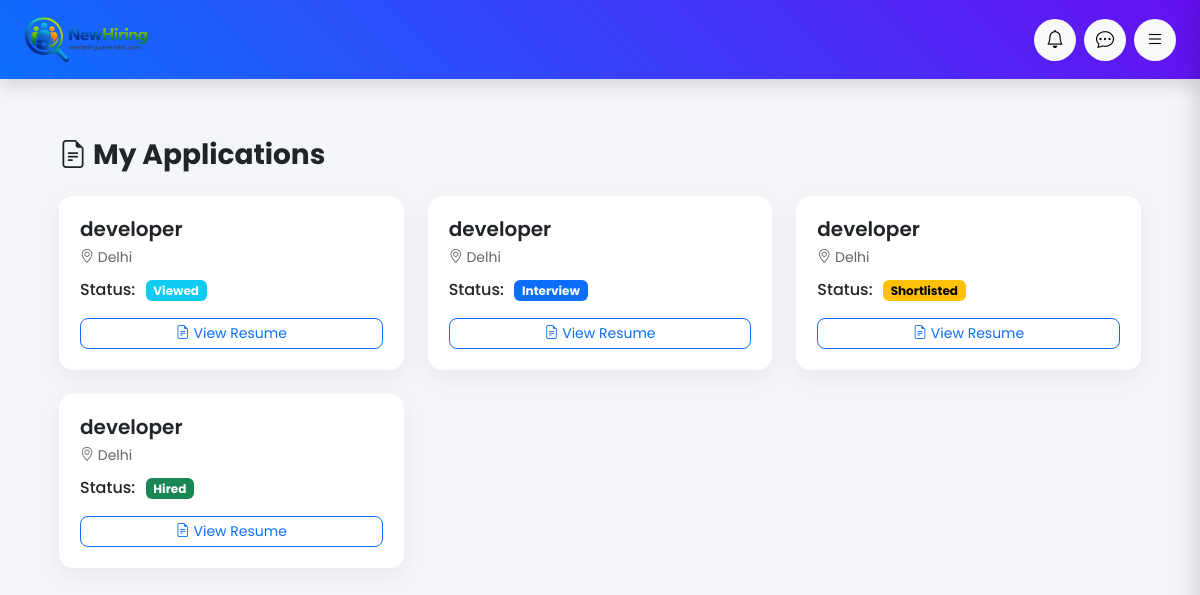
The page /candidate/applications (signed in) on the database its author committed.
### app/models/application.py (models this page shows, shortened)
class Application(db.Model):
    __tablename__ = "applications"
    id = db.Column(db.Integer, primary_key=True)
    job_id = db.Column(
        db.Integer,
        db.ForeignKey("jobs.id"),
        nullable=False
    )
    candidate_id = db.Column(
        db.Integer,
        db.ForeignKey("users.id"),
        nullable=False
    )
    resume = db.Column(db.String(255), nullable=True)
    match_score = db.Column(db.Float, default=0)
    status = db.Column(db.String(50), default="Applied")
    created_at = db.Column(
        db.DateTime,
        default=datetime.utcnow
    )
    job = db.relationship("Job", backref="applications")
    candidate = db.relationship("User", backref="applications")

### app/models/job.py (models this page shows, shortened)
class Job(db.Model):
    __tablename__ = "jobs"
    id = db.Column(db.Integer, primary_key=True)
    title = db.Column(
        db.String(200),
        nullable=False
    )
    description = db.Column(
        db.Text,
        nullable=False
    )
    location = db.Column(
        db.String(100),
        nullable=False
    )
    skills = db.Column(
        db.String(200),
        nullable=False
    )
    recruiter_id = db.Column(
        db.Integer,
        nullable=False
    )
    status = db.Column(
        db.String(50),
        default="Pending"
    )
    created_at = db.Column(
        db.DateTime,
        server_default=db.func.now()
    )

### app/routes/candidate_routes.py (the view)
@candidate_bp.route("/applications")
def my_applications():
    if "user_id" not in session:
        return redirect(url_for("auth.login"))
    applications = Application.query.filter_by(
        candidate_id=session["user_id"]
    ).all()
    return render_template("candidate/applications.html", applications=applications)

### app/templates/candidate/applications.html (shortened to what this page needs)
{% extends "base.html" %}
{% block content %}
<div class="container mt-4">
<h3 class="fw-bold mb-4">
<i class="bi bi-file-earmark-text"></i>
My Applications
</h3>
{% if applications %}
<div class="row g-4">
{% for app in applications %}
<div class="col-xl-4 col-lg-4 col-md-6 col-12">
<div class="card application-card h-100">
<div class="card-body d-flex flex-column">
<h5 class="job-title">
{{ app.job.title if app.job else "Job #" ~ app.job_id }}
</h5>
{% if app.job %}
<p class="job-location">
<i class="bi bi-geo-alt"></i>
{{ app.job.location }}
</p>
{% endif %}
<div class="mb-3">
<span class="status-label">Status:</span>
{% if app.status == "Applied" %} <span class="badge status-applied">Applied</span>
{% elif app.status == "Viewed" %} <span class="badge status-viewed">Viewed</span>
{% elif app.status == "Shortlisted" %} <span class="badge status-shortlisted">Shortlisted</span>
{% elif app.status == "Interview" %} <span class="badge status-interview">Interview</span>
{% elif app.status == "Hired" %} <span class="badge status-hired">Hired</span>
{% else %} <span class="badge bg-dark">{{ app.status }}</span>
{% endif %}
</div>
{% if app.resume %}
<a href="{{ url_for('static', filename='uploads/resumes/' + app.resume) }}"
target="_blank"
class="btn btn-outline-primary btn-sm mt-auto resume-btn">
<i class="bi bi-file-earmark-text"></i>
View Resume
</a>
{% endif %}
</div>
</div>
</div>
{% endfor %}
</div>
{% endif %}
</div>
{% endblock %}

### app/templates/base.html (shortened to what this page needs)
<!DOCTYPE html>
<html lang="en">
<head>
<link rel="stylesheet"
href="https://cdnjs.cloudflare.com/ajax/libs/font-awesome/6.4.0/css/all.min.css">
<link href="https://cdn.jsdelivr.net/npm/bootstrap@5.3.2/dist/css/bootstrap.min.css" rel="stylesheet">
<link href="https://cdn.jsdelivr.net/npm/bootstrap-icons/font/bootstrap-icons.css" rel="stylesheet">
</head>
<body>
<nav class="navbar navbar-dark">
<a class="navbar-brand text-white" href="/">
<img src="{{ url_for('static', filename='images/logo.png') }}" class="logo-img">
</a>
{% if session.get("user_id") %}
<div class="d-flex align-items-center gap-2">
<a href="{{ url_for('candidate_bp.notification_settings') }}" class="btn btn-light">
<i class="bi bi-bell"></i>
</a>
<a href="{{ url_for('chat.chat_home') }}" class="btn btn-light">
<i class="bi bi-chat-dots"></i>
</a>
<button class="btn btn-light" id="menuBtn">
<i class="bi bi-list"></i>
</button>
</div>
{% endif %}
</nav>
<div class="container-fluid">
<div class="main-content">
{% block content %}
{% endblock %}
</div>
</div>
</body>
</html>

### app/templates/base.html (style rules this page uses)
body { background:#f4f6f9; font-family:'Poppins',sans-serif; margin:0; padding:0; overflow-x:hidden; }
.navbar { background:linear-gradient(45deg,#0d6efd,#6610f2); box-shadow:0 6px 18px rgba(0,0,0,0.15); padding:12px 24px; min-height:70px; display:flex; align-items:center; justify-content:space-between; position:sticky; top:0; z-index:1000; }
.logo-img { height:45px; width:auto; object-fit:contain; }
.main-content { padding:35px; min-height:90vh; }
.btn-light { border-radius:50%; width:42px; height:42px; display:flex; align-items:center; justify-content:center; font-size:18px; transition:0.25s; border:none; }

### app/templates/candidate/applications.html (style rules this page uses)
.application-card { border:none; border-radius:14px; box-shadow:0 8px 22px rgba(0,0,0,0.06); transition:0.3s; padding:5px; }
.job-title { font-weight:600; margin-bottom:6px; }
.job-location { font-size:14px; color:#666; margin-bottom:10px; }
.status-label { font-weight:500; margin-right:6px; }
.status-viewed { background:#0dcaf0; }
.status-shortlisted { background:#ffc107; color:#000; }
.status-interview { background:#0d6efd; }
.status-hired { background:#198754; }
.resume-btn { border-radius:8px; }

### rows shown on the page
Application: job "developer", job.location "Delhi", status "Viewed"
Application: job "developer", job.location "Delhi", status "Interview"
Application: job "developer", job.location "Delhi", status "Shortlisted"
Application: job "developer", job.location "Delhi", status "Hired"
